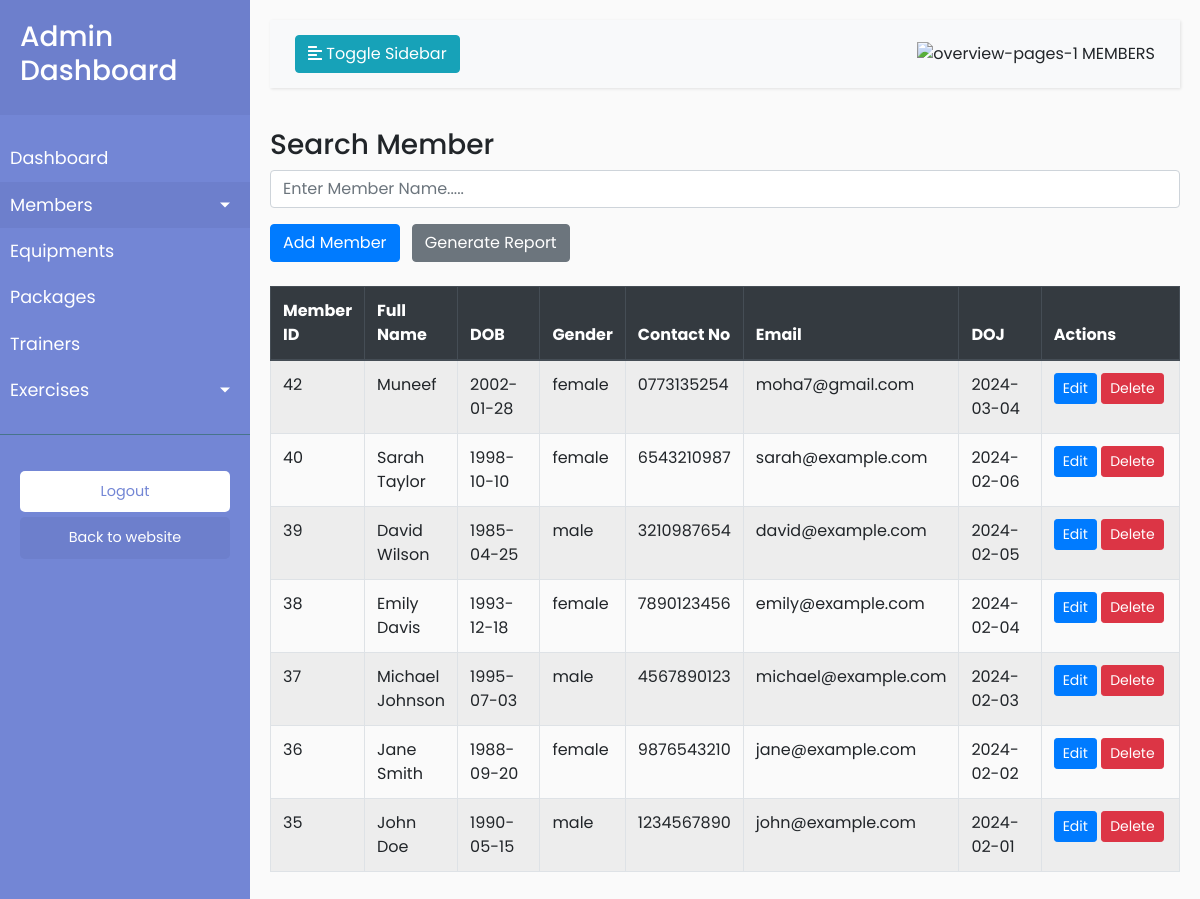
Screenshot of /src/admin/member_details.php with the database file from the repository.
### tables this page shows
CREATE TABLE IF NOT EXISTS `member` (
  `member_id` int NOT NULL AUTO_INCREMENT,
  `full_name` varchar(50) DEFAULT NULL,
  `dob` date DEFAULT NULL,
  `gender` enum('male','female') DEFAULT NULL,
  `contact_no` varchar(20) DEFAULT NULL,
  `email` varchar(100) DEFAULT NULL,
  `password` varchar(50) DEFAULT NULL,
  `photo` varchar(255) DEFAULT NULL,
  `doj` date DEFAULT NULL,
  `membership_type` enum('monthly','yearly') DEFAULT 'monthly',
  `account_status` enum('active','inactive') DEFAULT 'active',
  PRIMARY KEY (`member_id`)
);

### src/admin/member_details.php (the view, shortened to what this page needs)
<!DOCTYPE html>
<html lang="en">
<head>
    <link rel="stylesheet" href="https://stackpath.bootstrapcdn.com/bootstrap/4.5.2/css/bootstrap.min.css">
    <link rel="stylesheet" href="https://cdnjs.cloudflare.com/ajax/libs/font-awesome/5.15.3/css/all.min.css">
    <link rel="stylesheet" href="../../css/dashboard.css">
</head>
<body>
    <div class="wrapper">
        <nav id="sidebar">
            <div class="sidebar-header">
                <h3>Admin Dashboard</h3>
            </div>
            <ul class="list-unstyled components">
                <li>
                    <a href="../../dashboard.php">Dashboard</a>
                </li>
                <li class="active">
                    <a href="#memberSubmenu" data-toggle="collapse" aria-expanded="false"
                        class="dropdown-toggle">Members</a>
                </li>
                <li>
                    <a href="equipment.php">Equipments</a>
                </li>
                <li>
                    <a href="package.php">Packages</a>
                </li>
                <li>
                    <a href="trainer.php">Trainers</a>
                </li>
                <li>
                    <a href="#exerciseSubmenu" data-toggle="collapse" aria-expanded="false"
                        class="dropdown-toggle">Exercises</a>
                </li>
            </ul>
            <ul class="list-unstyled CTAs">
                <li>
                    <a href="#" class="download" onclick="logout()">Logout</a>
                </li>
                <li>
                    <a href="../../inde.php" class="article">Back to website</a>
                </li>
            </ul>
        </nav>
        <div id="content">
            <nav class="navbar navbar-expand-lg navbar-light bg-light">
                <div class="container-fluid">
                    <button type="button" id="sidebarCollapse" class="btn btn-info">
                        <i class="fas fa-align-left"></i>
                        <span>Toggle Sidebar</span>
                    </button>
                    <div class="heading">
                        <span><img width="40" height="40" src="https://img.icons8.com/color/48/overview-pages-1.png"
                                alt="overview-pages-1" /> MEMBERS</span>
                    </div>
                </div>
            </nav>
            <div class="heading">
                        <h3>Search Member</h3>
                        <input type="text" id="memberSearch" class="form-control" placeholder="Enter Member Name....." onkeyup="filterMembers()">
                    </div>
            <button type="button" class="btn btn-primary mt-3" data-toggle="modal" data-target="#addMemberModal">
                Add Member
            </button>
            <button type="button" class="btn btn-secondary mt-3 ml-2" onclick="generateReport()">
    Generate Report
</button>
<br><br>
            <div class="tbl">
                <?php include '../../connection.php';
                $selectQuery = "SELECT * FROM member ORDER BY member_id DESC";
                $result = mysqli_query($con, $selectQuery);
                if ($result && mysqli_num_rows($result) > 0) {
                    echo "<div class='table-responsive'>";
                    echo "<table class='table table-striped table-bordered' style='width: 100%;'>";
                    echo "<thead class='thead-dark'>";
                    echo "<tr>
                        <th style='width: 6%;'>Member ID</th>
                        <th style='width: 8%;'>Full Name</th>
                        <th style='width: 10%;'>DOB</th>
                        <th style='width: 5%;'>Gender</th>
                        <th style='width: 10%;'>Contact No</th>
                        <th style='width: 10%;'>Email</th>
                        <th style='width: 10%;'>DOJ</th>
                        <th style='width: 20%;'>Actions</th>
                    </tr>";
                    echo "</thead>";
                    echo "<tbody id='memberTableBody'>";
                    while ($record = mysqli_fetch_assoc($result)) {
                        echo "<tr>";
                        echo "<td>{$record['member_id']}</td>";
                        echo "<td>{$record['full_name']}</td>";
                        echo "<td>{$record['dob']}</td>";
                        echo "<td>{$record['gender']}</td>";
                        echo "<td>{$record['contact_no']}</td>";
                        echo "<td>{$record['email']}</td>";
                        echo "<td>{$record['doj']}</td>";
                        echo "<td><a href='#' class='btn btn-primary btn-sm edit-btn' data-toggle='modal' data-target='#editMemberModal' data-memberid='{$record['member_id']}'>Edit</a>  ";
                        echo "<a href='../crud/regprocess.php?action=delete&ID={$record['member_id']}' class='btn btn-danger btn-sm' onclick='return confirm(\"Are you sure?\")'>Delete</a></td>";
                        echo "</tr>";
                    }
                    echo "</tbody>";
                    echo "</table>";
                    echo "</div>";
                } else {
                    echo "<p class='text-center'>No records found.</p>";
                }
                ?>
            </div>
</body>
</html>

### css/dashboard.css (style rules this page uses)
body { font-family: 'Poppins', sans-serif; background: #fafafa; }
a, a:hover, a:focus { color: inherit; text-decoration: none; transition: all 0.3s; }
.navbar { padding: 15px 10px; background: #fff; border: none; border-radius: 0; margin-bottom: 40px; box-shadow: 1px 1px 3px rgba(0, 0, 0, 0.1); }
.wrapper { display: flex; width: 100%; align-items: stretch; }
#sidebar { min-width: 250px; max-width: 250px; background: #7386D5; color: #fff; transition: all 0.3s; }
#sidebar .sidebar-header { padding: 20px; background: #6d7fcc; }
#sidebar ul.components { padding: 20px 0; border-bottom: 1px solid #47748b; }
#sidebar ul li a { padding: 10px; font-size: 1.1em; display: block; }
#sidebar ul li.active>a, a[aria-expanded="true"] { color: #fff; background: #6d7fcc; }
a[data-toggle="collapse"] { position: relative; }
.dropdown-toggle::after { display: block; position: absolute; top: 50%; right: 20px; transform: translateY(-50%); }
ul.CTAs { padding: 20px; }
ul.CTAs a { text-align: center; font-size: 0.9em !important; display: block; border-radius: 5px; margin-bottom: 5px; }
a.download { background: #fff; color: #7386D5; }
a.article, a.article:hover { background: #6d7fcc !important; color: #fff !important; }
#content { width: 100%; padding: 20px; min-height: 100vh; transition: all 0.3s; }
.btn-primary { background-color: #007bff; border-color: #007bff; }

### rows the page displays
member: member_id "42", full_name "Muneef", dob "2002-01-28", gender "female", contact_no "0773135254", email "moha7@gmail.com", doj "2024-03-04"
member: member_id "40", full_name "Sarah Taylor", dob "1998-10-10", gender "female", contact_no "6543210987", email "sarah@example.com", doj "2024-02-06"
member: member_id "39", full_name "David Wilson", dob "1985-04-25", gender "male", contact_no "3210987654", email "david@example.com", doj "2024-02-05"
member: member_id "38", full_name "Emily Davis", dob "1993-12-18", gender "female", contact_no "7890123456", email "emily@example.com", doj "2024-02-04"
member: member_id "37", full_name "Michael Johnson", dob "1995-07-03", gender "male", contact_no "4567890123", email "michael@example.com", doj "2024-02-03"
member: member_id "36", full_name "Jane Smith", dob "1988-09-20", gender "female", contact_no "9876543210", email "jane@example.com", doj "2024-02-02"
member: member_id "35", full_name "John Doe", dob "1990-05-15", gender "male", contact_no "1234567890", email "john@example.com", doj "2024-02-01"
